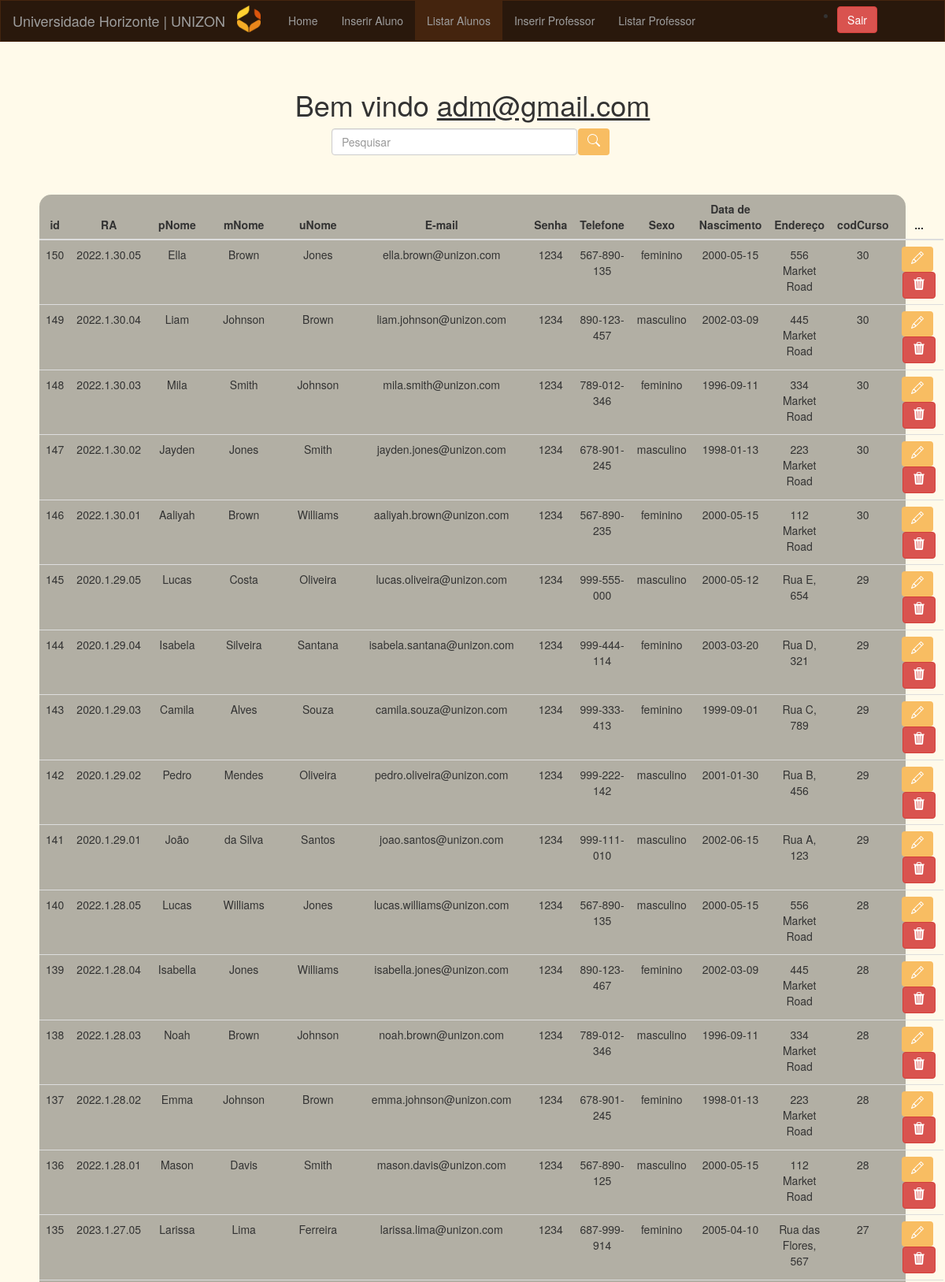
The page /listarAlunos.php (signed in, upper part) on the database its author committed.
### tables this page shows
CREATE TABLE aluno (
    id INT NOT NULL AUTO_INCREMENT,
    RA VARCHAR(13) NOT NULL UNIQUE,
    pNome VARCHAR(30) NOT NULL, 
    mNome VARCHAR(30) NOT NULL,
    uNome VARCHAR(30) NOT NULL, 
    dataNasc DATE NOT NULL,
    sexo VARCHAR(30) NOT NULL,
    endereco VARCHAR(50) NOT NULL,
    senha VARCHAR(50) NOT NULL,
    email VARCHAR(50) NOT NULL,
    telefone VARCHAR(30),
    codCurso INT,
    FOREIGN KEY (codCurso) REFERENCES curso(codCurso) ON UPDATE CASCADE ON DELETE CASCADE,
    PRIMARY KEY (id, RA) 
);

### listarAlunos.php (the view, shortened to what this page needs)
<?php
    include('config.php');
    $logado = $_SESSION['email'];
    if(!empty($_GET['search']))
    {
        $data = $_GET['search'];
        $sql = "SELECT * FROM aluno WHERE id LIKE '%$data%' or RA LIKE '%$data%' or pNome LIKE '%$data%' or mNome LIKE '%$data%' or uNome LIKE '%$data%' or email LIKE '%$data%' or telefone LIKE '%$data%' or sexo LIKE '%$data%' or dataNasc LIKE '%$data%' or endereco LIKE '%$data%' or codCurso LIKE '%$data%' ORDER BY id DESC";
    }
    else
    {
        $sql = "SELECT * FROM aluno ORDER BY id DESC";
    }
    $result = $conexao->query($sql);
?>
<!DOCTYPE html>
<html>
<head>
  <link rel="stylesheet" href="https://maxcdn.bootstrapcdn.com/bootstrap/3.3.7/css/bootstrap.min.css">
</head>
<body>
<nav class="navbar navbar-inverse">
         <div class="container-fluid">
            <div class="navbar-header">
               <img class="logo" src="icone.png">
               <a href="#" class="navbar-brand" href="#">Universidade Horizonte | UNIZON </a>
            </div>
            <div class="collapse navbar-collapse" id="mainNavBar">
               <ul class="nav navbar-nav">
                  <li><a href="homeADM.php">Home</a></li>
                  <li><a href="inserirAluno.php">Inserir Aluno</a></li>
                  <li class="ativo"><a href="listarAlunos.php">Listar Alunos</a></li>
                  <li><a href="inserirProf.php">Inserir Professor</a></li>
                  <li><a href="listarProf.php">Listar Professor</a></li>
               </ul>
               <ul class="navbar-right d-flex">
                  <li><a href="sair.php" class="direita btn btn-danger ">Sair</a></li>
               </ul>
            </div>
         </div>
      </nav>
      <br>
      <?php
        echo "<h1>Bem vindo <u>$logado</u></h1>";
      ?>
    <div class="box-search">
            <input type="earch" class="form-control" placeholder="Pesquisar" id="pesquisar">
            <button onclick="searchData()" class="btn btn-primary">
            </button>
        </div>
        <div class="tabela">
                <table class="table">
                    <thead>
                        <tr>
                            <th scope="col">id</th>
                            <th scope="col">RA</th>
                            <th scope="col">pNome</th>
                            <th scope="col">mNome</th>
                            <th scope="col">uNome</th>
                            <th scope="col">E-mail</th>
                            <th scope="col">Senha</th>
                            <th scope="col">Telefone</th>
                            <th scope="col">Sexo</th>
                            <th scope="col">Data de Nascimento</th>
                            <th scope="col">Endereço</th>
                            <th scope="col">codCurso</th>
                            <th scope="col">...</th>
                        </tr>
                    </thead>
                    <tbody>
                        <?php
                            while($user_data = mysqli_fetch_assoc($result))
                            {
                                echo "<tr>";
                                echo "<td>".$user_data['id']."</td>";
                                echo "<td>".$user_data['RA']."</td>";
                                echo "<td>".$user_data['pNome']."</td>";
                                echo "<td>".$user_data['mNome']."</td>";
                                echo "<td>".$user_data['uNome']."</td>";
                                echo "<td>".$user_data['email']."</td>";
                                echo "<td>".$user_data['senha']."</td>";
                                echo "<td>".$user_data['telefone']."</td>";
                                echo "<td>".$user_data['sexo']."</td>";
                                echo "<td>".$user_data['dataNasc']."</td>";
                                echo "<td>".$user_data['endereco']."</td>";
                                echo "<td>".$user_data['codCurso']."</td>";
                                echo "<td>
                                    <a class='btn btn-primary' href='editAluno.php?id=$user_data[id]'>
                                    <svg xmlns='http://www.w3.org/2000/svg' width='16' height='16' fill='currentColor' class='bi bi-pencil' viewBox='0 0 16 16'>
                                    <path d='M12.146.146a.5.5 0 0 1 .708 0l3 3a.5.5 0 0 1 0 .708l-10 10a.5.5 0 0 1-.168.11l-5 2a.5.5 0 0 1-.65-.65l2-5a.5.5 0 0 1 .11-.168l10-10zM11.207 2.5 13.5 4.793 14.793 3.5 12.5 1.207 11.207 2.5zm1.586 3L10.5 3.207 4 9.707V10h.5a.5.5 0 0 1 .5.5v.5h.5a.5.5 0 0 1 .5.5v.5h.293l6.5-6.5zm-9.761 5.175-.106.106-1.528 3.821 3.821-1.528.106-.106A.5.5 0 0 1 5 12.5V12h-.5a.5.5 0 0 1-.5-.5V11h-.5a.5.5 0 0 1-.468-.325z'/>
                                    </svg>
                                    <a class='btn btn-danger' href='deleteAluno.php?id=$user_data[id]'>
                                    <svg xmlns='http://www.w3.org/2000/svg' width='16' height='16' fill='currentColor' class='bi bi-trash3-fill' viewBox='0 0 16 16'>
                                    <path d='M11 1.5v1h3.5a.5.5 0 0 1 0 1h-.538l-.853 10.66A2 2 0 0 1 11.115 16h-6.23a2 2 0 0 1-1.994-1.84L2.038 3.5H1.5a.5.5 0 0 1 0-1H5v-1A1.5 1.5 0 0 1 6.5 0h3A1.5 1.5 0 0 1 11 1.5Zm-5 0v1h4v-1a.5.5 0 0 0-.5-.5h-3a.5.5 0 0 0-.5.5ZM4.5 5.029l.5 8.5a.5.5 0 1 0 .998-.06l-.5-8.5a.5.5 0 1 0-.998.06Zm6.53-.528a.5.5 0 0 0-.528.47l-.5 8.5a.5.5 0 0 0 .998.058l.5-8.5a.5.5 0 0 0-.47-.528ZM8 4.5a.5.5 0 0 0-.5.5v8.5a.5.5 0 0 0 1 0V5a.5.5 0 0 0-.5-.5Z'/>
                                    </svg>
                                </td>";
                                echo "<tr>";
                            }
                        ?>
                    </tbody>
            </table>
        </div>
</body>
</html>

### listarAlunos.php (style rules this page uses)
body { text-align: center; background-color: #fffaea; }
.navbar { border-radius: 0%; background-color: #29180c; border-color: #44240e; }
.ativo { background-color: #44240e; }
.direita { margin-top: 7px; margin-right: 70px; }
.tabela { margin: 50px; background: rgba(0,0,0,0.3); border-radius: 15px 15px 0px 0px; }
.tabela th { text-align: center; }
.btn-primary { margin-right: 5px; background-color: #f8bd62; border: #f8bd62; }
.logo { width: 30px; margin-top: 6px; margin-right: 20px; }
.form-control { width: 26%; }
.box-search { display: flex; justify-content: center; gap: .1%; }

### rows shown on the page
aluno: id "150", RA "2022.1.30.05", pNome "Ella", mNome "Brown", uNome "Jones", email "ella.brown@unizon.com", senha "1234", telefone "567-890-135", sexo "feminino", dataNasc "2000-05-15", endereco "556 Market Road", codCurso "30"
aluno: id "149", RA "2022.1.30.04", pNome "Liam", mNome "Johnson", uNome "Brown", email "liam.johnson@unizon.com", senha "1234", telefone "890-123-457", sexo "masculino", dataNasc "2002-03-09", endereco "445 Market Road", codCurso "30"
aluno: id "148", RA "2022.1.30.03", pNome "Mila", mNome "Smith", uNome "Johnson", email "mila.smith@unizon.com", senha "1234", telefone "789-012-346", sexo "feminino", dataNasc "1996-09-11", endereco "334 Market Road", codCurso "30"
aluno: id "147", RA "2022.1.30.02", pNome "Jayden", mNome "Jones", uNome "Smith", email "jayden.jones@unizon.com", senha "1234", telefone "678-901-245", sexo "masculino", dataNasc "1998-01-13", endereco "223 Market Road", codCurso "30"
aluno: id "146", RA "2022.1.30.01", pNome "Aaliyah", mNome "Brown", uNome "Williams", email "aaliyah.brown@unizon.com", senha "1234", telefone "567-890-235", sexo "feminino", dataNasc "2000-05-15", endereco "112 Market Road", codCurso "30"
aluno: id "145", RA "2020.1.29.05", pNome "Lucas", mNome "Costa", uNome "Oliveira", email "lucas.oliveira@unizon.com", senha "1234", telefone "999-555-000", sexo "masculino", dataNasc "2000-05-12", endereco "Rua E, 654", codCurso "29"
aluno: id "144", RA "2020.1.29.04", pNome "Isabela", mNome "Silveira", uNome "Santana", email "isabela.santana@unizon.com", senha "1234", telefone "999-444-114", sexo "feminino", dataNasc "2003-03-20", endereco "Rua D, 321", codCurso "29"
aluno: id "143", RA "2020.1.29.03", pNome "Camila", mNome "Alves", uNome "Souza", email "camila.souza@unizon.com", senha "1234", telefone "999-333-413", sexo "feminino", dataNasc "1999-09-01", endereco "Rua C, 789", codCurso "29"
aluno: id "142", RA "2020.1.29.02", pNome "Pedro", mNome "Mendes", uNome "Oliveira", email "pedro.oliveira@unizon.com", senha "1234", telefone "999-222-142", sexo "masculino", dataNasc "2001-01-30", endereco "Rua B, 456", codCurso "29"
aluno: id "141", RA "2020.1.29.01", pNome "João", mNome "da Silva", uNome "Santos", email "joao.santos@unizon.com", senha "1234", telefone "999-111-010", sexo "masculino", dataNasc "2002-06-15", endereco "Rua A, 123", codCurso "29"
aluno: id "140", RA "2022.1.28.05", pNome "Lucas", mNome "Williams", uNome "Jones", email "lucas.williams@unizon.com", senha "1234", telefone "567-890-135", sexo "masculino", dataNasc "2000-05-15", endereco "556 Market Road", codCurso "28"
aluno: id "139", RA "2022.1.28.04", pNome "Isabella", mNome "Jones", uNome "Williams", email "isabella.jones@unizon.com", senha "1234", telefone "890-123-467", sexo "feminino", dataNasc "2002-03-09", endereco "445 Market Road", codCurso "28"
aluno: id "138", RA "2022.1.28.03", pNome "Noah", mNome "Brown", uNome "Johnson", email "noah.brown@unizon.com", senha "1234", telefone "789-012-346", sexo "masculino", dataNasc "1996-09-11", endereco "334 Market Road", codCurso "28"
aluno: id "137", RA "2022.1.28.02", pNome "Emma", mNome "Johnson", uNome "Brown", email "emma.johnson@unizon.com", senha "1234", telefone "678-901-245", sexo "feminino", dataNasc "1998-01-13", endereco "223 Market Road", codCurso "28"
aluno: id "136", RA "2022.1.28.01", pNome "Mason", mNome "Davis", uNome "Smith", email "mason.davis@unizon.com", senha "1234", telefone "567-890-125", sexo "masculino", dataNasc "2000-05-15", endereco "112 Market Road", codCurso "28"
aluno: id "135", RA "2023.1.27.05", pNome "Larissa", mNome "Lima", uNome "Ferreira", email "larissa.lima@unizon.com", senha "1234", telefone "687-999-914", sexo "feminino", dataNasc "2005-04-10", endereco "Rua das Flores, 567", codCurso "27"

### other values the page prints
$logado "adm@gmail.com"
